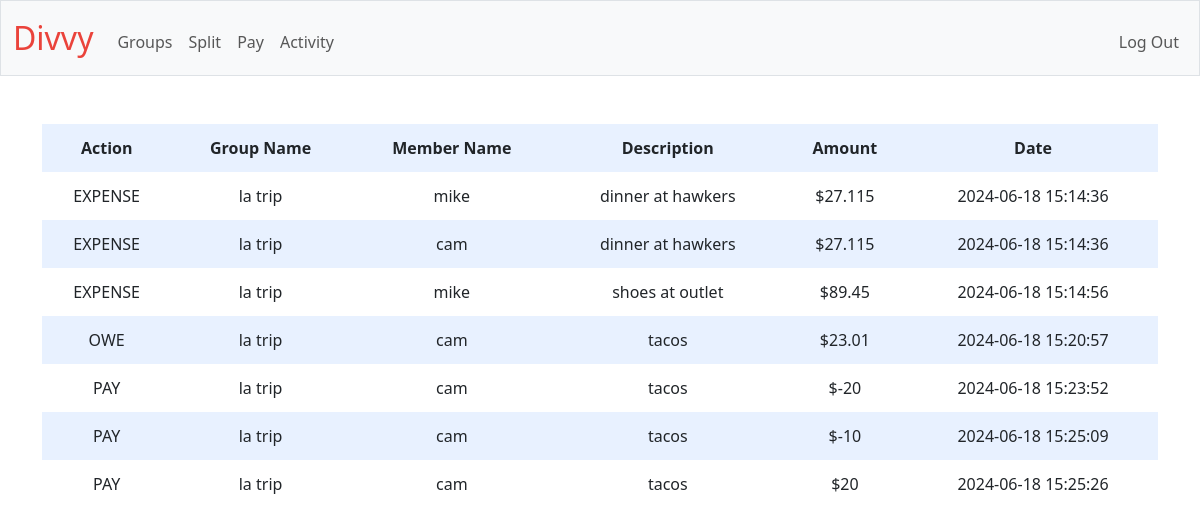
Before: /activity (signed in) with the older database file.
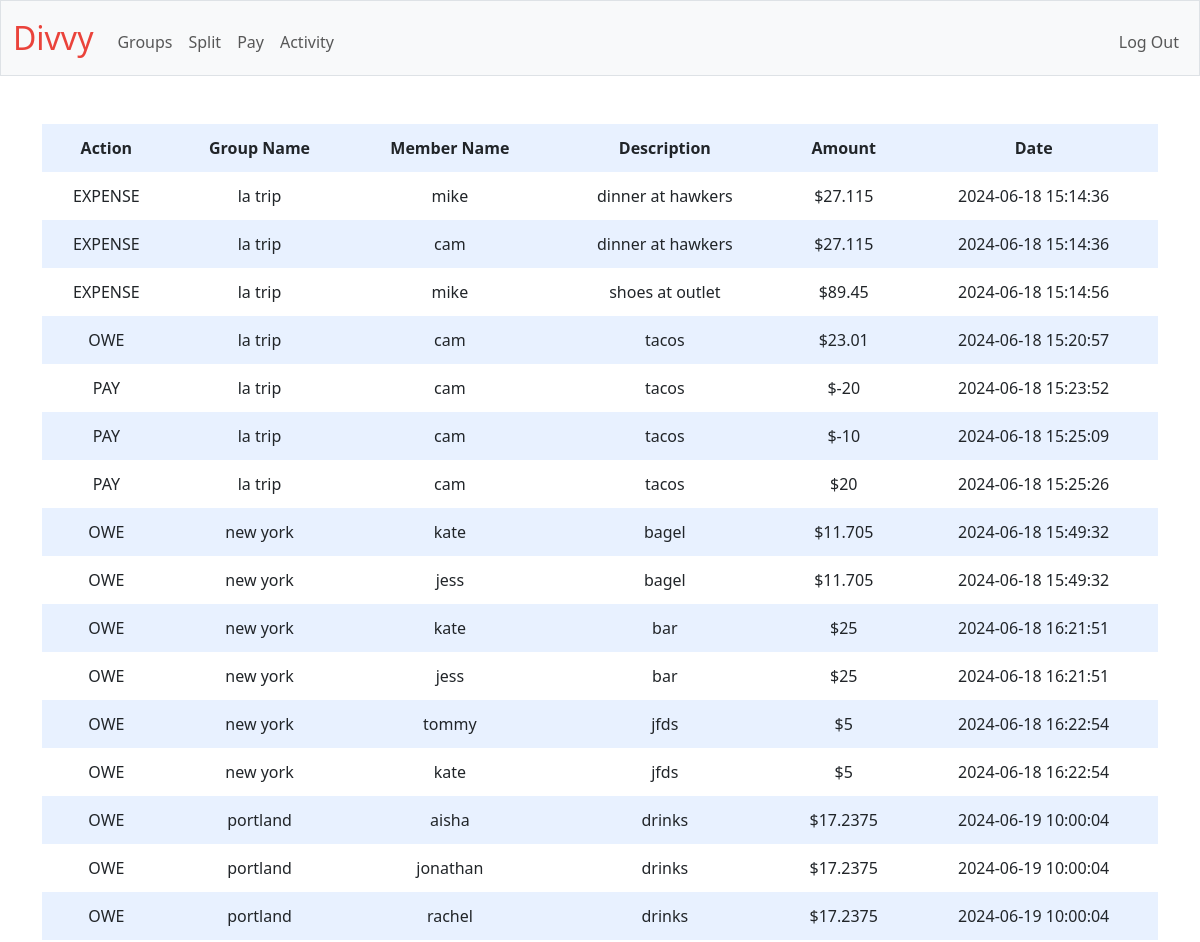
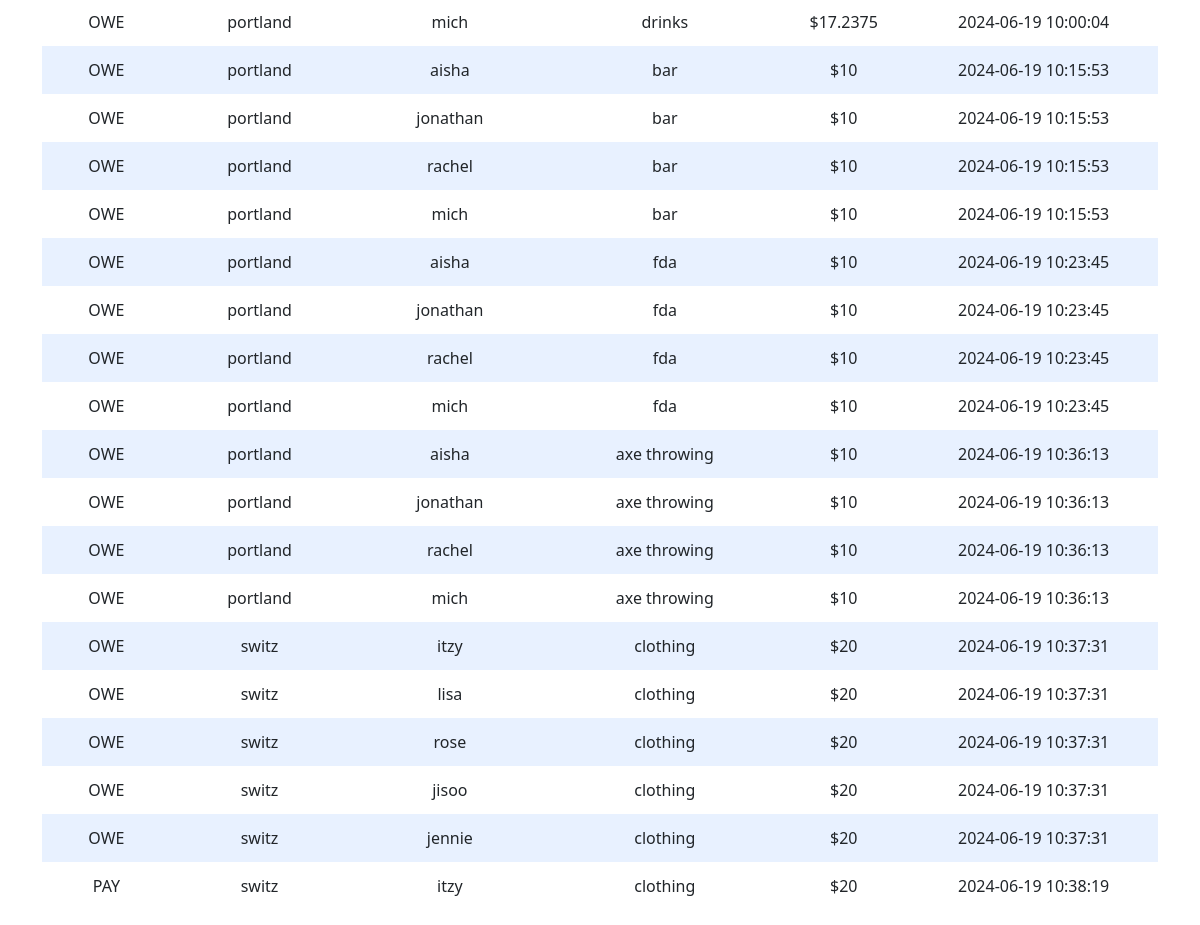
After: the same page with the newer database file (2 pictures, top to bottom).
### tables this page shows
CREATE TABLE transactions (
    id INTEGER PRIMARY KEY AUTOINCREMENT, 
    transaction_id INTEGER NOT NULL,
    action TEXT NOT NULL, 
    group_name TEXT NOT NULL,
    group_member TEXT NOT NULL,
    description TEXT NOT NULL,
    amount NUMERIC NOT NULL,
    timestamp DATE DEFAULT (datetime('now','localtime')),
    FOREIGN KEY (transaction_id) REFERENCES users(id)
);

### app.py (the view)
@app.route("/activity", methods=["GET", "POST"])
def activity():
    db = get_db().cursor()
    tables = db.execute("SELECT action, group_name, group_member, description, amount, timestamp FROM transactions WHERE transaction_id = ?;", (session["user_id"],))
    return render_template("activity.html", tables=tables)

### app.py (called while the page is built)
@app.after_request
def after_request(response):
    response.headers["Cache-Control"] = "no-cache, no-store, must-revalidate"
    response.headers["Expires"] = 0
    response.headers["Pragma"] = "no-cache"
    return response

def get_db():
    if 'db' not in g:
        g.db = sqlite3.connect("database.db")
        g.db.row_factory = sqlite3.Row
    return g.db

### templates/activity.html (shortened to what this page needs)
{% extends "layout.html" %}
{% block main %}
<table>
    <tr>
        <th>Action</th>
        <th>Group Name</th>
        <th>Member Name</th>
        <th>Description</th>
        <th>Amount</th>
        <th>Date</th>
    </tr>
    {% for table in tables %}
        <tr>
            <td>{{ table["action"] }}</td>
            <td>{{ table["group_name"] }}</td>
            <td>{{ table["group_member"] }}</td>
            <td>{{ table["description"] }}</td>
            <td>${{ table["amount"] }}</td>
            <td>{{ table["timestamp"] }}</td>
        </tr>
    {% endfor %}
</table>
{% endblock %}

Changed rows visible on the page:
added transactions: action "OWE", group_name "new york", group_member "kate", description "bagel", amount "11.705", timestamp "2024-06-18 15:49:32"
added transactions: action "OWE", group_name "new york", group_member "jess", description "bagel", amount "11.705", timestamp "2024-06-18 15:49:32"
added transactions: action "OWE", group_name "new york", group_member "kate", description "bar", amount "25", timestamp "2024-06-18 16:21:51"
added transactions: action "OWE", group_name "new york", group_member "jess", description "bar", amount "25", timestamp "2024-06-18 16:21:51"
added transactions: action "OWE", group_name "new york", group_member "tommy", description "jfds", amount "5", timestamp "2024-06-18 16:22:54"
added transactions: action "OWE", group_name "new york", group_member "kate", description "jfds", amount "5", timestamp "2024-06-18 16:22:54"
added transactions: action "OWE", group_name "portland", group_member "aisha", description "drinks", amount "17.2375", timestamp "2024-06-19 10:00:04"
added transactions: action "OWE", group_name "portland", group_member "jonathan", description "drinks", amount "17.2375", timestamp "2024-06-19 10:00:04"
added transactions: action "OWE", group_name "portland", group_member "rachel", description "drinks", amount "17.2375", timestamp "2024-06-19 10:00:04"
added transactions: action "OWE", group_name "portland", group_member "mich", description "drinks", amount "17.2375", timestamp "2024-06-19 10:00:04"
added transactions: action "OWE", group_name "portland", group_member "aisha", description "bar", amount "10", timestamp "2024-06-19 10:15:53"
added transactions: action "OWE", group_name "portland", group_member "jonathan", description "bar", amount "10", timestamp "2024-06-19 10:15:53"
added transactions: action "OWE", group_name "portland", group_member "rachel", description "bar", amount "10", timestamp "2024-06-19 10:15:53"
added transactions: action "OWE", group_name "portland", group_member "mich", description "bar", amount "10", timestamp "2024-06-19 10:15:53"
added transactions: action "OWE", group_name "portland", group_member "aisha", description "fda", amount "10", timestamp "2024-06-19 10:23:45"
added transactions: action "OWE", group_name "portland", group_member "jonathan", description "fda", amount "10", timestamp "2024-06-19 10:23:45"
added transactions: action "OWE", group_name "portland", group_member "rachel", description "fda", amount "10", timestamp "2024-06-19 10:23:45"
added transactions: action "OWE", group_name "portland", group_member "mich", description "fda", amount "10", timestamp "2024-06-19 10:23:45"
added transactions: action "OWE", group_name "portland", group_member "aisha", description "axe throwing", amount "10", timestamp "2024-06-19 10:36:13"
added transactions: action "OWE", group_name "portland", group_member "jonathan", description "axe throwing", amount "10", timestamp "2024-06-19 10:36:13"
added transactions: action "OWE", group_name "portland", group_member "rachel", description "axe throwing", amount "10", timestamp "2024-06-19 10:36:13"
added transactions: action "OWE", group_name "portland", group_member "mich", description "axe throwing", amount "10", timestamp "2024-06-19 10:36:13"
added transactions: action "OWE", group_name "switz", group_member "itzy", description "clothing", amount "20", timestamp "2024-06-19 10:37:31"
added transactions: action "OWE", group_name "switz", group_member "lisa", description "clothing", amount "20", timestamp "2024-06-19 10:37:31"
added transactions: action "OWE", group_name "switz", group_member "rose", description "clothing", amount "20", timestamp "2024-06-19 10:37:31"
added transactions: action "OWE", group_name "switz", group_member "jisoo", description "clothing", amount "20", timestamp "2024-06-19 10:37:31"
added transactions: action "OWE", group_name "switz", group_member "jennie", description "clothing", amount "20", timestamp "2024-06-19 10:37:31"
added transactions: action "PAY", group_name "switz", group_member "itzy", description "clothing", amount "20", timestamp "2024-06-19 10:38:19"
